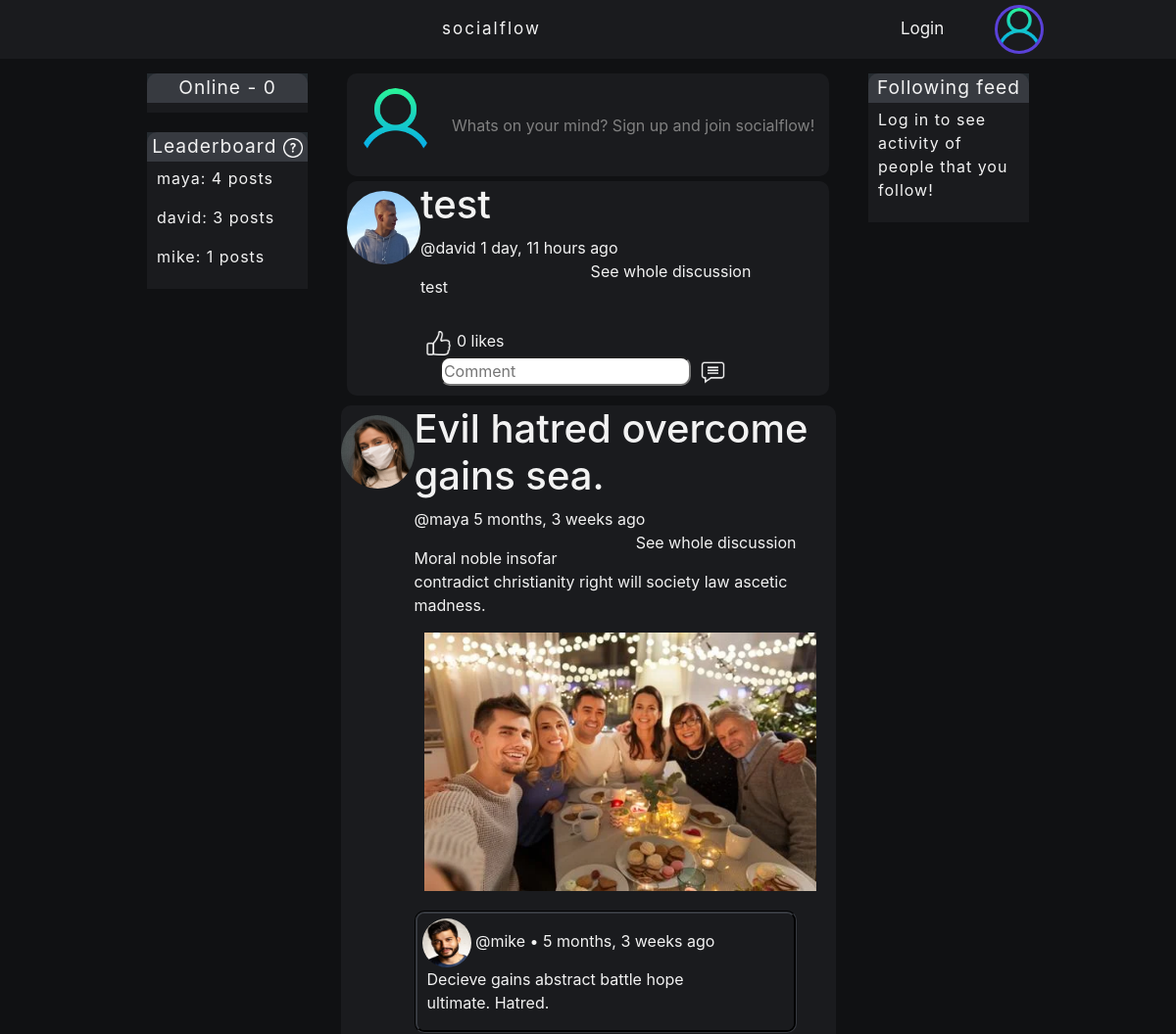
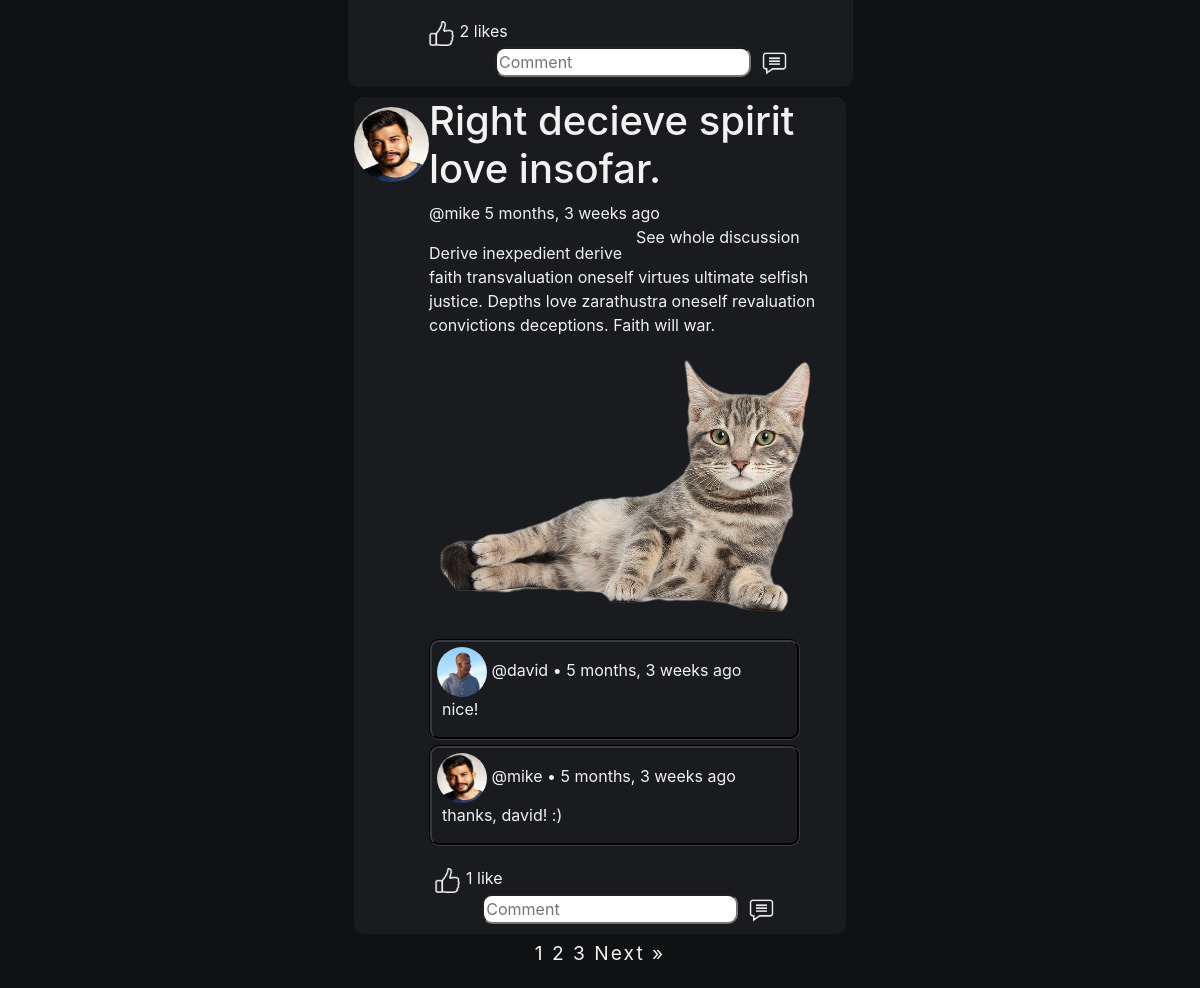
/, run on an earlier commit of the app's database (2 pictures, top to bottom).
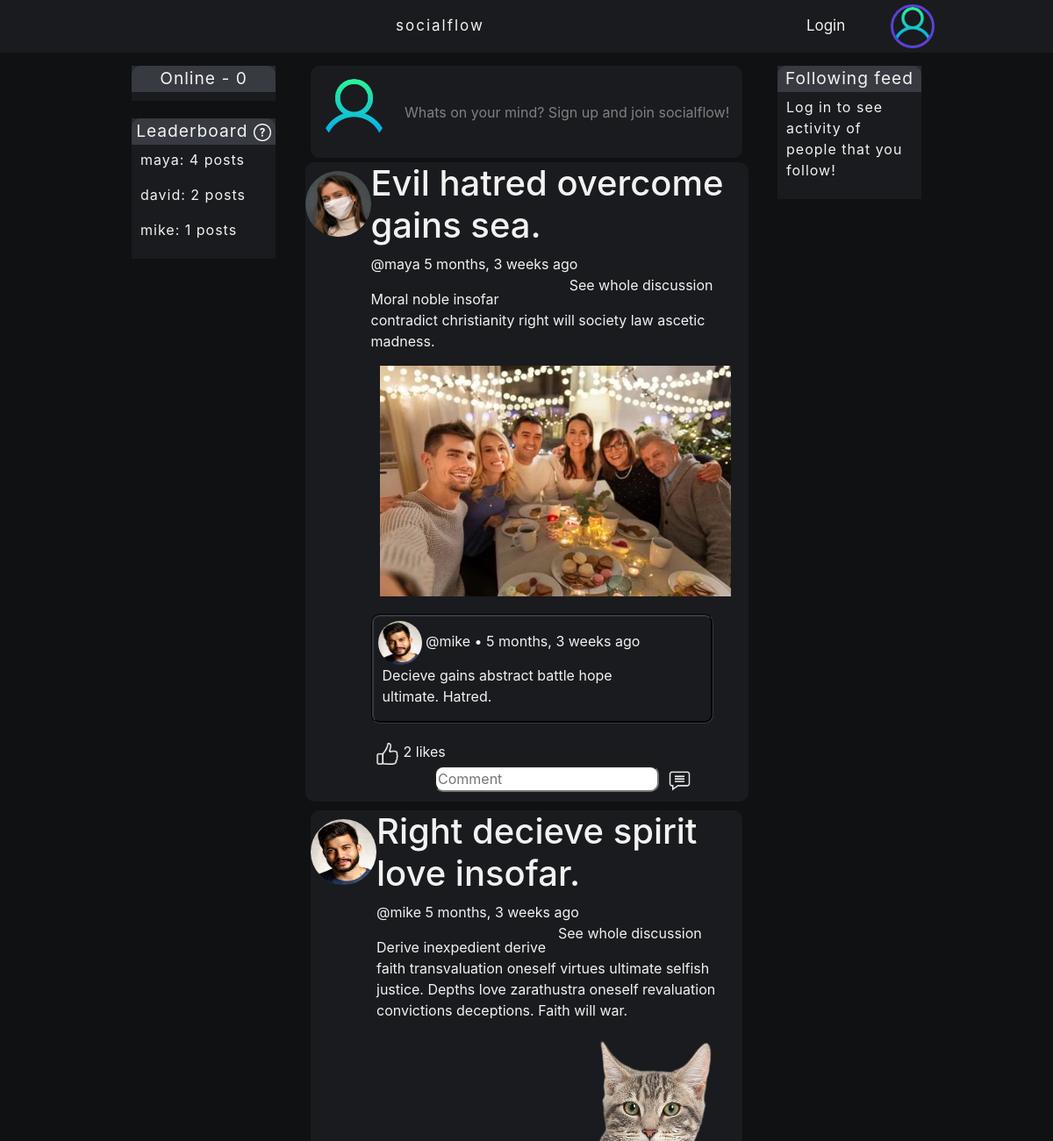
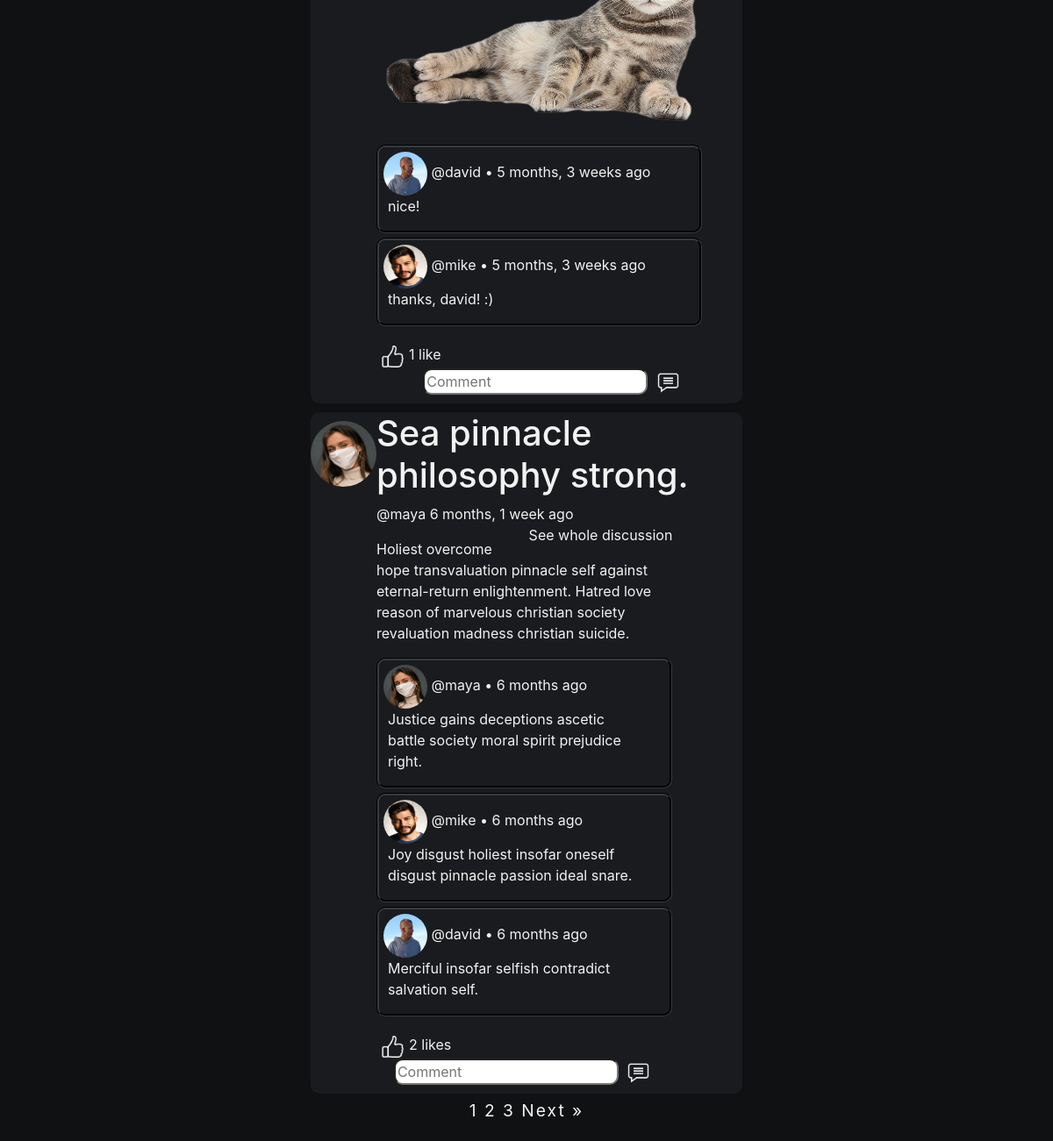
And on a later commit of the database (2 pictures, top to bottom).
### DjangoBlogApp/models.py (models this page shows, shortened)
class Post(models.Model):
    name = models.CharField(max_length=48, blank=True, null=True)
    content = models.TextField(max_length=512)
    likes = models.ManyToManyField(User, blank=True, related_name="blog_posts")
    img = models.ImageField(null=True, blank=True)
    host = models.ForeignKey(User, on_delete=models.CASCADE, blank=True, null=True)
    published = models.DateTimeField(auto_now_add=True)
    class Meta():
        ordering = ['-published']

class Profile(models.Model):
    user = models.OneToOneField(User, on_delete=models.CASCADE, blank=True, null=True)
    biogram = models.TextField(max_length=512, blank=True, null=True)
    avatar = models.ImageField(null=True, blank=True, default='default.png')
    followers = models.ManyToManyField(User, blank=True, related_name="followers")
    following = models.ManyToManyField(User, blank=True, related_name="following")

class Comment(models.Model):
    author = models.ForeignKey(User, on_delete=models.CASCADE, blank=True, null=True)
    post = models.ForeignKey(Post, related_name="comments", on_delete=models.CASCADE, blank=True, null=True)
    content = models.TextField(max_length=128, blank=True, null=True)
    published = models.DateTimeField(auto_now_add=True)
    class Meta():
        ordering = ['published']

### DjangoBlogApp/views.py (the view, shortened to what this page needs)
# urls.py: path('', views.home, name="home"),
def home(request):
    users = User.objects.all()
    active_sessions = Session.objects.filter(expire_date__gte=timezone.now())
    logged_in_users = []
    for session in active_sessions:
        session_data = session.get_decoded()
        user_id = session_data.get('_auth_user_id')
        if user_id is not None:
            logged_in_users.append(User.objects.get(pk=user_id))
    users_and_posts = {}
    for user in users:
        if Post.objects.filter(host=user):
            user_posts = Post.objects.filter(host=user).count()
            users_and_posts[Post.objects.filter(host=user).first().host] = user_posts
    users_and_posts = dict(sorted(users_and_posts.items(), key=lambda item: item[1], reverse=True))
    q = request.GET.get('q') if request.GET.get('q') != None else ''
    posts = Post.objects.filter(
        Q(name__icontains=q) |
        Q(content__icontains=q) |
        Q(host__username__icontains=q)
    )
    p = Paginator(Post.objects.all(), 3)
    page = request.GET.get('page')
    paginated_posts = p.get_page(page)
    if request.user.is_authenticated:
        followed_people = request.user.profile.following.all()
        followed_posts = Post.objects.filter(host__in=followed_people).all()
    else:
        followed_posts = None
    recent_comments = Comment.objects.all().order_by('-published')[:5]
    comments = Comment.objects.all()
    context = {
        'posts': posts,
        'paginated_posts': paginated_posts,
        'comments': comments,
        'recent_comments': recent_comments,
        'users_and_posts': users_and_posts,
        'logged_in_users': list(dict.fromkeys(logged_in_users)),
        'logged_in_user_count': len(list(dict.fromkeys(logged_in_users))),
        'followed_posts': followed_posts,
    }
    return render(request, 'DjangoBlogApp/home.html', context)

### DjangoBlogApp/templates/DjangoBlogApp/home.html (shortened to what this page needs)
{% include 'DjangoBlogApp/main.html' %}
{% load static %}
{% block content %}
<div class="home-container">
    <div class="left-sidebar">
        <div class="sidebar-most-and-recent-container">
            <div class="sidebar-label">
                Online - {{ logged_in_user_count }}
            </div>
            <div class="sidebar-content">
            </div>
        </div>
        <div class="sidebar-most-and-recent-container">
            <div class="sidebar-label">
                Leaderboard
                <a href="{% url 'leaderboard-info' %}"><img src='{% static "images/info.png" %}' style="width: 20px; height: 20px; text-align: center;"/></a>
            </div>
            <div class="sidebar-content">
                {% for user, posts in users_and_posts.items %}
                    <p>{{user.username}}: {{posts}} posts</p>
                {% endfor %}
            </div>
        </div>
    </div>
    <div class="home-middle">
        <div class="create-post-container">
            <div class="avatar">
                {% if user.is_authenticated %}
                <img src="{{ request.user.profile.avatar.url }}" class="rounded-circle" style="width: 75px; height: 75px;"/>
                {% else %}
                <img src='{% static "images/default.png" %}' class="rounded-circle" style="width: 75px; height: 75px;"/>
                {% endif %}
            </div>
            <div class="greeting">
                {% if user.is_authenticated %}
                <a href="{% url 'create-post' %}">Whats on your mind, {{request.user.username}}?</a>
                {% else %}
                Whats on your mind? Sign up and join socialflow!
                {% endif %}
            </div>
        </div>
        <div class="posts-container">
            {% for post in paginated_posts %}
            <div class="post-container">
                <div class="avatar-container">
                    <a href="{% url 'profile' post.host.id %}"><img src="{{post.host.profile.avatar.url}}" class="rounded-circle" style="width: 75px; height: 75px;"/></a>
                </div>
                <div class="content-container">
                    <h1>{{post.name}}</h1>
                    <p>
                        <a href="{% url 'profile' post.host.id %}">@{{post.host}}</a>  {{post.published|timesince}} ago
                        <a class="on-right" href="{% url 'post-details' post.id%}">See whole discussion</a>
                    </p>
                    {{post.content|slice:":200"|linebreaks}}
                    {% if post.img %}
                    <div class="multimedia-container">
                        <img style="max-width: 400px; max-height: 266px;" src="{{ post.img.url }}"/>
                    </div>
                    {% endif %}
                    <div class="comments-container">
                    {% for comment in post.comments.all %}
                        <div class="comment-container">
                            <div class="comment-container-left">
                                <div class="comment-user-container">
                                    <img src="{{ comment.author.profile.avatar.url }}" class="rounded-circle" style="width: 50px; height: 50px;"/>
                                    <a class="post-date" href="{% url 'profile' comment.author.id %}">@{{comment.author}}</a> • {{comment.published|timesince}} ago
                                </div>
                                <div class="comment-content-container">
                                    {{comment.content|linebreaks}}
                                </div>
                            </div>
                        </div>
                    {% endfor %}
                        <div class="like-comment-save-container">
                            <div class="on-left">
                                {% if request.user in post.likes.all %}
                                <form method="POST">
                                    {% csrf_token %}
                                    <input type="hidden" name="unlike" value="unlike">
                                        <button class="comment-button" type="submit" name="post_id" value="{{post.id}}" >
                                            <img src='{% static "images/unlike.png" %}' style="width: 25px; height: 25px;"/>
                                        </button>
                                </form>
                                {% else %}
                                    <form method="POST">
                                            <button class="comment-button" type="submit" name="post_id" value="{{post.id}}" >
                                                <img src='{% static "images/like.png" %}' style="width: 25px; height: 25px;"/>
                                            </button>
                                    </form>
                                {% endif %}
                                {% if post.likes.count == 1 %}
                                    {% if request.user in post.likes.all %}
                                        1 like (You)
                                    {% else %}
                                        {{post.likes.count}} like
                                    {% endif %}
                                {% else %}
                                    {{post.likes.count}} likes
                                {% endif %}
                            </div>
                            <div class="on-right">
                                <form method="POST">
                                    <input type="text" class="comment-input" name="comment_content" placeholder="Comment">
                                        <button class="comment-button" type="submit" name="post_id" value="{{post.id}}" >
                                            <img src='{% static "images/comment.png" %}' style="width: 25px; height: 25px;"/>
                                        </button>
                                </form>
                            </div>
                        </div>
                    </div>
                </div>
                <div class="edit-delete-container">
                </div>
            </div>
            {% endfor %}
            <div class="paginator">
            {% for post_number in paginated_posts.paginator.page_range %}
                {% if post_number == paginated_posts.number %}
                    {{ post_number }}
                {% else %}
                    <a href="?page={{ post_number }}">{{ post_number }}</a>
                {% endif %}
            {% endfor %}
            {% if paginated_posts.has_next %}
                <a href="?page={{ paginated_posts.next_page_number }}">Next &raquo;</a>
            {% endif %}
            </div>
        </div>
    </div>
    <div class="right-sidebar">
        <div class="sidebar-most-and-recent-container">
            <div class="sidebar-label">
                Following feed
            </div>
            <div class="sidebar-content">
                {% if user.is_authenticated %}
                {% if followed_posts %}
                {% for post in followed_posts %}
                    <div class="sidebar-content-element">
                        <div class="sidebar-content-element-post-info">
                            <div class="sidebar-content-element-user-avatar">
                                <a href="{% url 'profile' post.host.id %}"><img src="{{ post.host.profile.avatar.url }}" class="rounded-circle" style="width: 40px; height: 40px;"/></a>
                            </div>
                            <div class="sidebar-content-element-rest">
                                <div class="sidebar-content-element-host-info">
                                    <a href="{% url 'profile' post.host.id %}">@{{post.host}}</a>
                                </div>
                                <div class="sidebar-content-element-post-date">
                                    {{post.published|timesince}} ago
                                </div>
                            </div>
                        </div>
                        <div class="sidebar-content-element-post-name">
                            <a href="{% url 'post-details' post.id %}">{{post.name}}</a>
                        </div>
                    </div>
                {% endfor %}
                {% else %}
                <p>Follow people to see their latest activity here!</p>
                {% endif %}
                {% else %}
                <p>Log in to see activity of people that you follow!</p>
                {% endif %}
            </div>
        </div>
    </div>
</div>
{% endblock content %}

### DjangoBlogApp/templates/DjangoBlogApp/main.html (shortened to what this page needs)
{% load static %}
<!DOCTYPE html>
<html lang="en">
  <head>
    <link rel="stylesheet" href="{% static '/css/main.css' %}" type="text/css">
    <link rel="stylesheet" href="https://cdn.jsdelivr.net/npm/bootstrap@4.3.1/dist/css/bootstrap.min.css">
  </head>
    {% include 'DjangoBlogApp/navbar.html' %}
    {% block content %}
    <body class="global">
    </body>
    {% endblock content %}
</html>

### DjangoBlogApp/templates/DjangoBlogApp/navbar.html
{% load static %}
  <nav class="top-navbar">
    <div class="top-navbar-left">
      <a class="logo" href="{% url 'home' %}">socialflow</a>
    </div>
    <div class="top-navbar-right">
    {% if user.is_authenticated %}
      <a href="{% url 'home' %}">Home</a>
      <a href="{% url 'about' %}">About</a>
      <a href="{% url 'logout' %}" class="on-right">Logout</a>
      <a href="{% url 'profile' request.user.id %}" class="on-right">
        <img src="{{ request.user.profile.avatar.url }}" class="rounded-circle" style="width: 50px; height: 50px;  border: solid; border-color: rgb(90, 65, 216);""/>
      </a>
      {% else %}
      <a href="{% url 'login' %}" class="on-right">Login</a>
      <a class="on-right"><img src='{% static "images/default.png" %}' class="rounded-circle" style="width: 50px; height: 50px;  border: solid; border-color: rgb(90, 65, 216);""/></a>
      {% endif %}
    </div>
  </nav>

### static/css/main.css (style rules this page uses)
.global { background-color: rgb(16,17,19); color: #f2f2f2; padding-top: 70px; }
.global a { color: #f2f2f2; text-decoration: none; }
.home-container { margin-left: 150px; margin-right: 150px; margin-top: 5px; display: grid; grid-template-columns: 3fr 9fr 3fr; column-gap: 40px; }
.posts-container { display: grid; place-items: center; margin-bottom: 20px; }
.post-container { display: grid; grid-template-columns: 1fr 6fr 1fr; text-align: left; border-radius: 10px; margin-top: 5px; padding-bottom: 10px; margin-bottom: 5px; background: rgb(26,27,30); min-width: 100%; }
.edit-delete-container { margin-top: 15px; display: flex; flex-direction: column; flex-wrap: wrap; justify-content: space-between; text-align: center; margin-right: 20px; margin-bottom: 15px; }
.avatar-container { margin-top: 10px; text-align: center; }
.comments-container { margin-right: 20px; }
.comment-container { display: grid; grid-template-columns: 7fr 1fr; text-align: left; border-radius: 10px; margin-top: 5px; margin-bottom: 5px; border: groove; border-color: #373a40; }
.logo { letter-spacing: 2px; }
.comment-user-container { margin-top: 5px; margin-left: 5px; }
.comment-content-container { margin-left: 10px; }
.content-container a.on-right { float: right; }
.sidebar-content { padding-top: 5px; padding-left: 10px; padding-right: 10px; padding-bottom: 5px; background: rgb(26,27,30); }
.sidebar-label { text-align: center; font-size: larger; letter-spacing: 1px; border-top-left-radius: 10px; border-top-right-radius: 10px; height: 30px; background: #373a40; }
.right-sidebar { letter-spacing: 1px; display: row; row-gap: 20px; }
.left-sidebar { letter-spacing: 1px; }
.sidebar-most-and-recent-container { margin-bottom: 20px; background-color: #252B30; height: fit-content; }
.on-left { display: flex; text-align: center; flex-direction: row; float: left; }
.on-right { float: right; margin-right: 20px; }
.top-navbar { display: flex; justify-content: space-between; align-items: center; height: 60px; padding: 0 100px; background: rgb(26,27,30); overflow: hidden; background-color: rgb(26,27,30); position: fixed; top: 0; width: 100%; }
.multimedia-container { margin-left: 10px; margin-bottom: 20px; }
.top-navbar a { float: left; color: #f2f2f2; text-align: center; padding: 14px 16px; text-decoration: none; font-size: 17px; }
.top-navbar a.on-right { float: right; }
.paginator { font-size: larger; text-align: center; letter-spacing: 2px; }
.like-comment-save-container { padding-top: 15px; }
.top-navbar-left { padding: 0 335px; display: flex; align-items: center; }
.top-navbar-right { display: flex; align-items: center; }
.comment-input { border-radius: 10px; }
.comment-button { background-color: transparent; background-repeat: no-repeat; border: none; cursor: pointer; overflow: hidden; outline: none; }
.create-post-container { width: 100%; padding: 15px 7px; background: rgb(26,27,30); border-radius: 10px; display: flex; align-items: center; }
.avatar { margin-left: 5px; }
.greeting { margin-left: 20px; color: rgb(128,128,128) }

What changed in the data, as far as the page shows it:
removed Post: host.profile.avatar (picture), name "test", host "david", published "1 day, 11 hours", content "test", likes.count "0"
now on this page (row unchanged): Post: host.profile.avatar (picture), name "Sea pinnacle philosophy strong.", host "maya", published "6 months, 1 week", content "Holiest overcome hope transvaluation pinnacle self against eternal-return enlightenment. Hatred love reason of marvelous christian society revaluation madness christian suicide.", likes.count "2"
now on this page (row unchanged): Comment: author.profile.avatar (picture), author "maya", published "6 months", content "Justice gains deceptions ascetic battle society moral spirit prejudice right.", shown under "Sea pinnacle philosophy strong."
now on this page (row unchanged): Comment: author.profile.avatar (picture), author "mike", published "6 months", content "Joy disgust holiest insofar oneself disgust pinnacle passion ideal snare.", shown under "Sea pinnacle philosophy strong."
now on this page (row unchanged): Comment: author.profile.avatar (picture), author "david", published "6 months", content "Merciful insofar selfish contradict salvation self.", shown under "Sea pinnacle philosophy strong."
Also different on the page:
{{ posts }}: "3" → "2"
